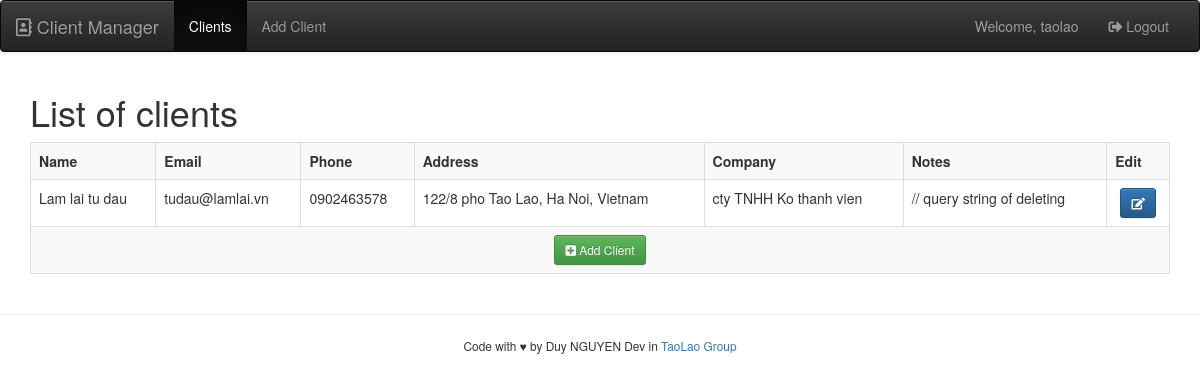
The page /clients.php (signed in) on the database its author committed.
### tables this page shows
CREATE TABLE `clients` (
  `id` int(11) NOT NULL,
  `name` varchar(255) NOT NULL,
  `email` varchar(255) NOT NULL,
  `phone` varchar(40) DEFAULT NULL,
  `address` varchar(255) DEFAULT NULL,
  `company` varchar(255) DEFAULT NULL,
  `notes` text DEFAULT NULL,
  `date_added` timestamp NOT NULL DEFAULT current_timestamp()
);

### clients.php (the view, shortened to what this page needs)
<?php
	include("includes/connection.php");
	$queryStr = "SELECT * FROM clients";
	$result = mysqli_query($conn, $queryStr);
	include("includes/header.php");
?>
<h1>List of clients</h1>
<table class="table table-striped table-bordered">
	<tr>
		<th>Name</th>
		<th>Email</th>
		<th>Phone</th>
		<th>Address</th>
		<th>Company</th>
		<th>Notes</th>
		<th>Edit</th>
	</tr>
	<?php
		if (mysqli_num_rows($result) > 0)
		{
			while ($row = mysqli_fetch_assoc($result))
			{
				echo "<tr>";
				echo "<td>" . $row['name'] . "</td>";
				echo "<td>" . $row['email'] . "</td>";
				echo "<td>" . $row['phone'] . "</td>";
				echo "<td>" . $row['address'] . "</td>";
				echo "<td>" . $row['company'] . "</td>";
				echo "<td>" . $row['notes'] . "</td>";
				echo "<td class='text-center'><a class='btn btn-primary btn-sm' href='edit.php?id=" . $row['id'] ."'>
						<i class='fas fa-edit'></i></a></td>";
				echo "</tr>";
			}
		}
		else
		{
			echo "<tr class='bg-warning text-center'><td colspan='7'>
					No records in our database
				</td></tr>";
		}
	?>
	<tr>
		<td colspan="7">
			<div class="text-center">
				<a href="add.php" class="btn btn-success btn-sm"><i class="fas fa-plus-square"></i> Add Client</a>
			</div>
		</td>
	</tr>
</table>
<?php
	include("includes/footer.php");
?>

### includes/header.php (shortened to what this page needs)
<!DOCTYPE html>
<html lang="en">
<head>
	<link rel="stylesheet" href="https://maxcdn.bootstrapcdn.com/bootstrap/3.3.7/css/bootstrap.min.css">
	<link rel="stylesheet" href="https://maxcdn.bootstrapcdn.com/bootstrap/3.3.7/css/bootstrap-theme.min.css">
	<link href="https://use.fontawesome.com/releases/v5.6.3/css/all.css" rel="stylesheet">
</head>
<body>
	<nav class="navbar navbar-default navbar-inverse" role="navigation">
		<div class="container-fluid">
			<div class="navbar-header">
				<a class="navbar-brand" href="clients.php"><i class="far fa-address-book"></i> Client Manager </a>
			</div>
			<div class="collapse navbar-collapse navbar-ex1-collapse">
				<?php
					if($_SESSION['loggedInUser'])
					{
				?>
				<ul class="nav navbar-nav">
					<li class="active"><a href="clients.php">Clients</a></li>
					<li><a href="add.php">Add Client</a></li>
				</ul>
				<ul class="nav navbar-nav navbar-right">
					<p class="navbar-text">Welcome, <?php echo $_SESSION['loggedInUser']; ?></p>
					<li><a href="logout.php"><i class="fas fa-sign-out-alt"></i> Logout</a></li>
				</ul>
				<?php
					}
					else
					{
				?>
				<ul class="nav navbar-nav navbar-right">
					<li><a href="index.php"><i class="fas fa-sign-in-alt"></i> Login</a></li>
				</ul>
				<?php
					}
				?>
			</div>
		</div>
	</nav>
	<div class="container">

### includes/footer.php (shortened to what this page needs)
	</div>
<hr>
	<p class="text-center"><small>Code with &hearts; by Duy NGUYEN Dev in <a href="http://duynguyen-dev.cf">TaoLao Group</a></small></p>
</body>
</html>

### rows shown on the page
clients: name "Lam lai tu dau", email "tudau@lamlai.vn", phone "0902463578", address "122/8 pho Tao Lao, Ha Noi, Vietnam", company "cty TNHH Ko thanh vien", notes "// query string of deleting"

### other values the page prints
$_SESSION['loggedInUser'] "taolao"
